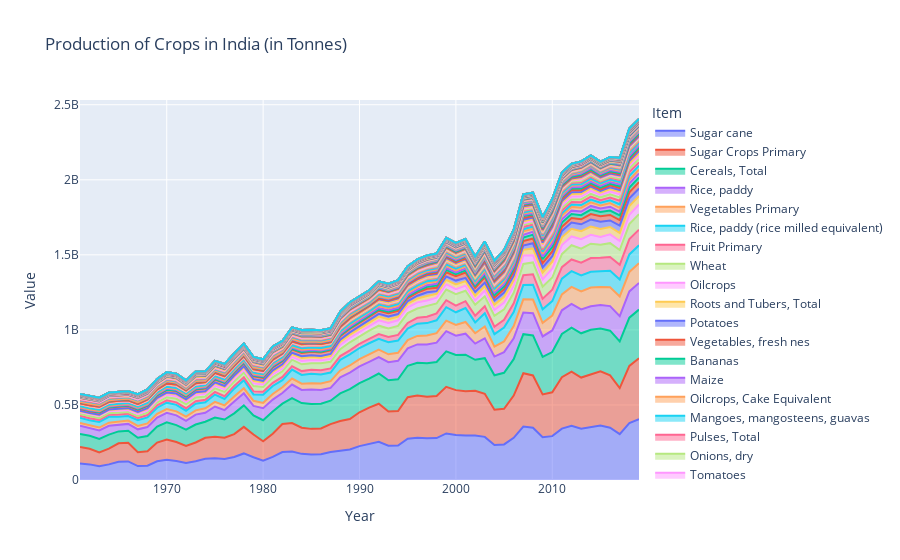

Notebook source saved alongside this figure:
### Markdown cell above
refer to - https://www.kite.com/python/answers/how-to-drop-empty-rows-from-a-pandas-dataframe-in-python#:~:text=Use%20df.,contain%20NaN%20under%20those%20columns for more information on the function used.

This function removes all rows with the Value of NA in the 'Value' Column.

### Code cell
fig2 = px.area(production_sort, x="Year", y="Value", color="Item", line_group="Item", title='Production of Crops in India (in Tonnes)')
fig2.show()
